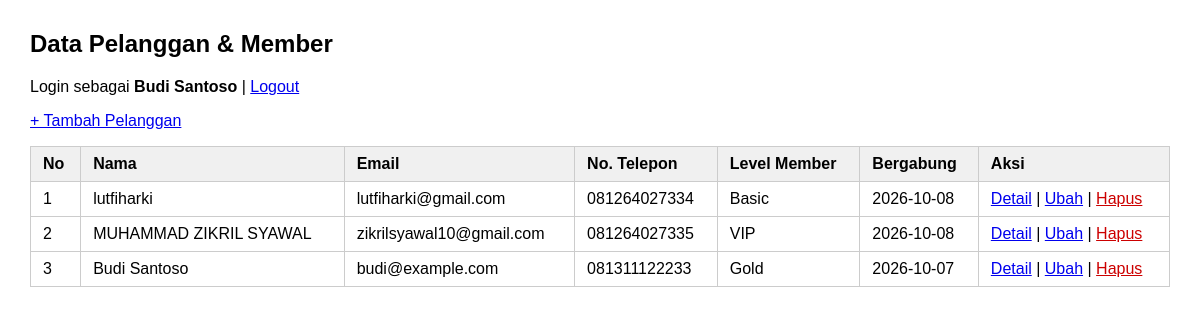
Screenshot of /index.php (signed in) with the database file from the repository.
### tables this page shows
CREATE TABLE `pelanggan` (
  `id` int NOT NULL,
  `nama` varchar(100) NOT NULL,
  `email` varchar(100) NOT NULL,
  `password` varchar(255) NOT NULL,
  `no_telepon` varchar(20) DEFAULT NULL,
  `alamat` text,
  `level_member` enum('Basic','Gold','VIP') NOT NULL DEFAULT 'Basic',
  `tanggal_bergabung` date NOT NULL DEFAULT (curdate()),
  `created_at` timestamp NULL DEFAULT CURRENT_TIMESTAMP,
  `updated_at` timestamp NULL DEFAULT CURRENT_TIMESTAMP ON UPDATE CURRENT_TIMESTAMP
);

### config/database.php (called while the page is built)
<?php
function getConnection(): PDO {
    $host = 'localhost';
    $db   = 'venue_olahraga';
    $user = 'root';
    $pass = '';
    $pdo = new PDO("mysql:host=$host;dbname=$db;charset=utf8mb4", $user, $pass, [
        PDO::ATTR_ERRMODE            => PDO::ERRMODE_EXCEPTION,
        PDO::ATTR_DEFAULT_FETCH_MODE => PDO::FETCH_ASSOC,
    ]);
    return $pdo;
}

### models/pelanggan.php (called while the page is built, shortened)
<?php
require_once __DIR__ . '/../config/database.php';
class Pelanggan {
    private PDO $db;
    public function __construct() {
        $this->db = getConnection();
    }
    public function semua(): array {
        return $this->db->query('SELECT * FROM pelanggan ORDER BY id DESC')->fetchAll();
    }
}

### index.php (the view, shortened to what this page needs)
<?php
require 'models/Pelanggan.php';
$model = new Pelanggan();
$daftar = $model->semua();
?>
<!DOCTYPE html>
<html lang="id">
<head>
</head>
<body>
    <h2>Data Pelanggan & Member</h2>
        <p>Login sebagai <b><?= htmlspecialchars($_SESSION['nama']) ?></b> | <a href="logout.php">Logout</a></p>
    <p><a href="tambah.php">+ Tambah Pelanggan</a></p>
    <table>
        <tr>
            <th>No</th><th>Nama</th><th>Email</th>
            <th>No. Telepon</th><th>Level Member</th><th>Bergabung</th><th>Aksi</th>
        </tr>
        <?php foreach ($daftar as $i => $p): ?>
        <tr>
            <td><?= $i + 1 ?></td>
            <td><?= htmlspecialchars($p['nama']) ?></td>
            <td><?= htmlspecialchars($p['email']) ?></td>
            <td><?= htmlspecialchars($p['no_telepon']) ?></td>
            <td><?= htmlspecialchars($p['level_member']) ?></td>
            <td><?= $p['tanggal_bergabung'] ?></td>
            <td>
                                <a href="detail.php?id=<?= $p['id'] ?>">Detail</a> |
                <a href="ubah.php?id=<?= $p['id'] ?>">Ubah</a> |
                <form method="post" action="hapus.php"
                      onsubmit="return confirm('Hapus pelanggan ini?')">
                    <button type="submit" class="hapus">Hapus</button>
                </form>
            </td>
        </tr>
        <?php endforeach; ?>
    </table>
</body>
</html>

### index.php (style rules this page uses)
body { font-family: Arial, sans-serif; margin: 30px; }
table { border-collapse: collapse; width: 100%; }
th, td { border: 1px solid #ccc; padding: 8px 12px; text-align: left; }
th { background: #f0f0f0; }
form { display: inline; }
.hapus { background: none; border: none; color: #c00; cursor: pointer; font-size: 1em; padding: 0; text-decoration: underline; }

### rows the page displays
pelanggan: nama "lutfiharki", email "lutfiharki@gmail.com", no_telepon "081264027334", level_member "Basic", tanggal_bergabung "2026-10-08"
pelanggan: nama "MUHAMMAD ZIKRIL SYAWAL", email "zikrilsyawal10@gmail.com", no_telepon "081264027335", level_member "VIP", tanggal_bergabung "2026-10-08"
pelanggan: nama "Budi Santoso", email "budi@example.com", no_telepon "081311122233", level_member "Gold", tanggal_bergabung "2026-10-07"

### other values shown
$_SESSION['nama'] "Budi Santoso"
